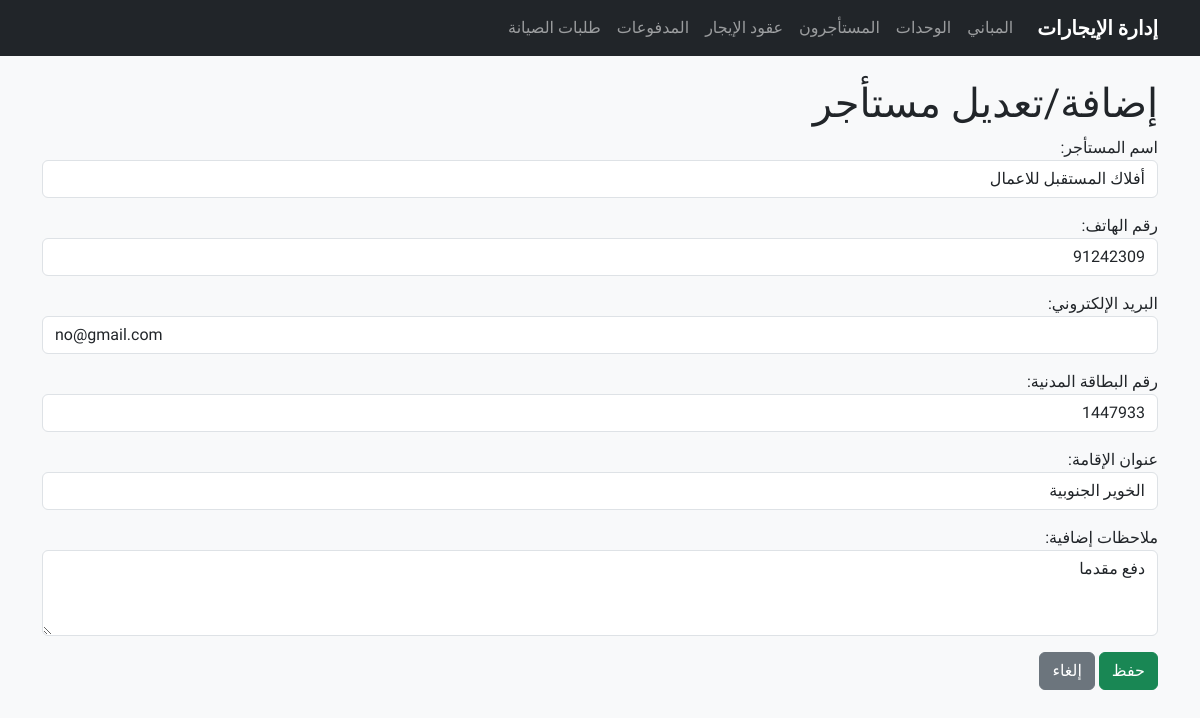
Screenshot of /rental/tenants/1/edit/ with the database file from the repository.
### rental/models.py (models this page shows, shortened)
class Tenant(models.Model):
    name = models.CharField(
      max_length=100,
      verbose_name="اسم المستأجر"
    )
    phone_number = models.CharField(
      max_length=15,
      verbose_name="رقم الهاتف"
    )
    email = models.EmailField(
      blank=True,
      null=True,
      verbose_name="البريد الإلكتروني"
    )
    national_id = models.CharField(
      max_length=15,
      unique=True,
      verbose_name="رقم البطاقة المدنية"
    )
    address = models.CharField(
      max_length=255,
      verbose_name="عنوان الإقامة"
    )
    notes = models.TextField(
      blank=True,
      null=True,
      verbose_name="ملاحظات إضافية"
    )
    class Meta:
        verbose_name = "مستأجر"
        verbose_name_plural = "المستأجرون"
        ordering = ['name']

### rental/views.py (the view, shortened to what this page needs)
# urls.py: path('tenants/<int:pk>/edit/', views.TenantUpdateView.as_view(), name='edit_tenant'),
class TenantUpdateView(UpdateView):
    model = Tenant
    form_class = TenantForm
    template_name = "rental/tenants/tenant_form.html"
    success_url = reverse_lazy("rental:tenant_list")

### rental/forms.py
class TenantForm(forms.ModelForm):
    class Meta:
        model = Tenant
        fields = ['name', 'phone_number', 'email', 'national_id', 'address', 'notes']
        widgets = {
            'name': forms.TextInput(attrs={'class': 'form-control', 'placeholder': 'اسم المستأجر'}),
            'phone_number': forms.TextInput(attrs={'class': 'form-control', 'placeholder': 'رقم الهاتف'}),
            'email': forms.EmailInput(attrs={'class': 'form-control', 'placeholder': 'البريد الإلكتروني'}),
            'national_id': forms.TextInput(attrs={'class': 'form-control', 'placeholder': 'رقم البطاقة المدنية'}),
            'address': forms.TextInput(attrs={'class': 'form-control', 'placeholder': 'عنوان الإقامة'}),
            'notes': forms.Textarea(attrs={'class': 'form-control', 'placeholder': 'ملاحظات إضافية', 'rows': 3}),
        }
        labels = {
            'name': 'اسم المستأجر',
            'phone_number': 'رقم الهاتف',
            'email': 'البريد الإلكتروني',
            'national_id': 'رقم البطاقة المدنية',
            'address': 'عنوان الإقامة',
            'commercial_record': 'رقم السجل التجاري',
            'notes': 'ملاحظات إضافية',
        }

### rental/templates/rental/tenants/tenant_form.html (shortened to what this page needs)
{% extends 'rental/base.html' %}
{% block content %}
  <h1>إضافة/تعديل مستأجر</h1>
  <form method="POST">
    {{ form.as_p }}
    <button type="submit" class="btn btn-success">حفظ</button>
    <a href="{% url 'rental:tenant_list' %}" class="btn btn-secondary">إلغاء</a>
  </form>
{% endblock %}

### rental/templates/rental/base.html (style rules this page uses)
body { font-family: 'Tajawal', sans-serif; background-color: #f8f9fa; }

### rows the page displays
Tenant: name "أفلاك المستقبل للاعمال", phone_number "91242309", email "no@gmail.com", national_id "1447933", address "الخوير الجنوبية", notes "دفع مقدما"
